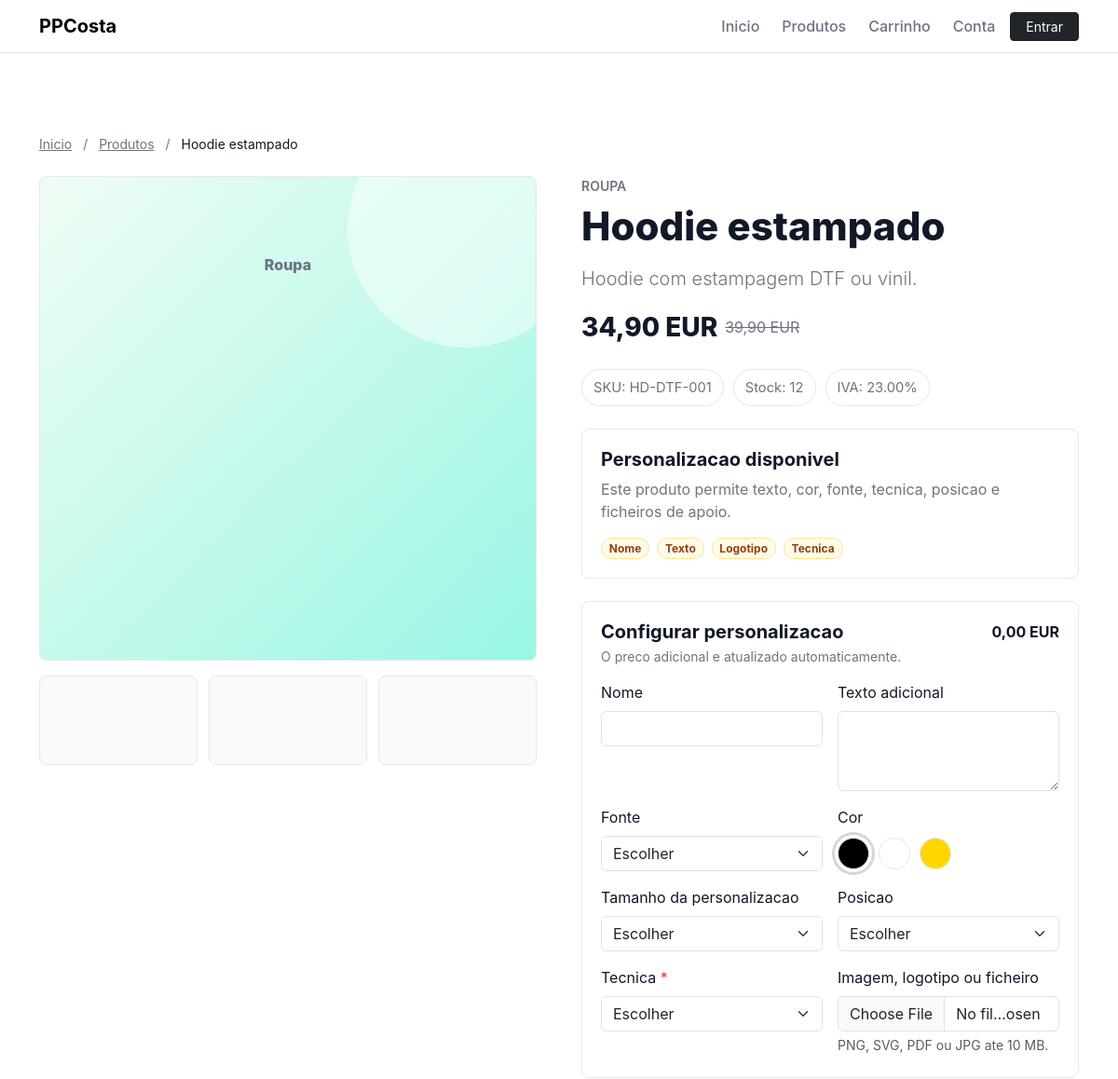
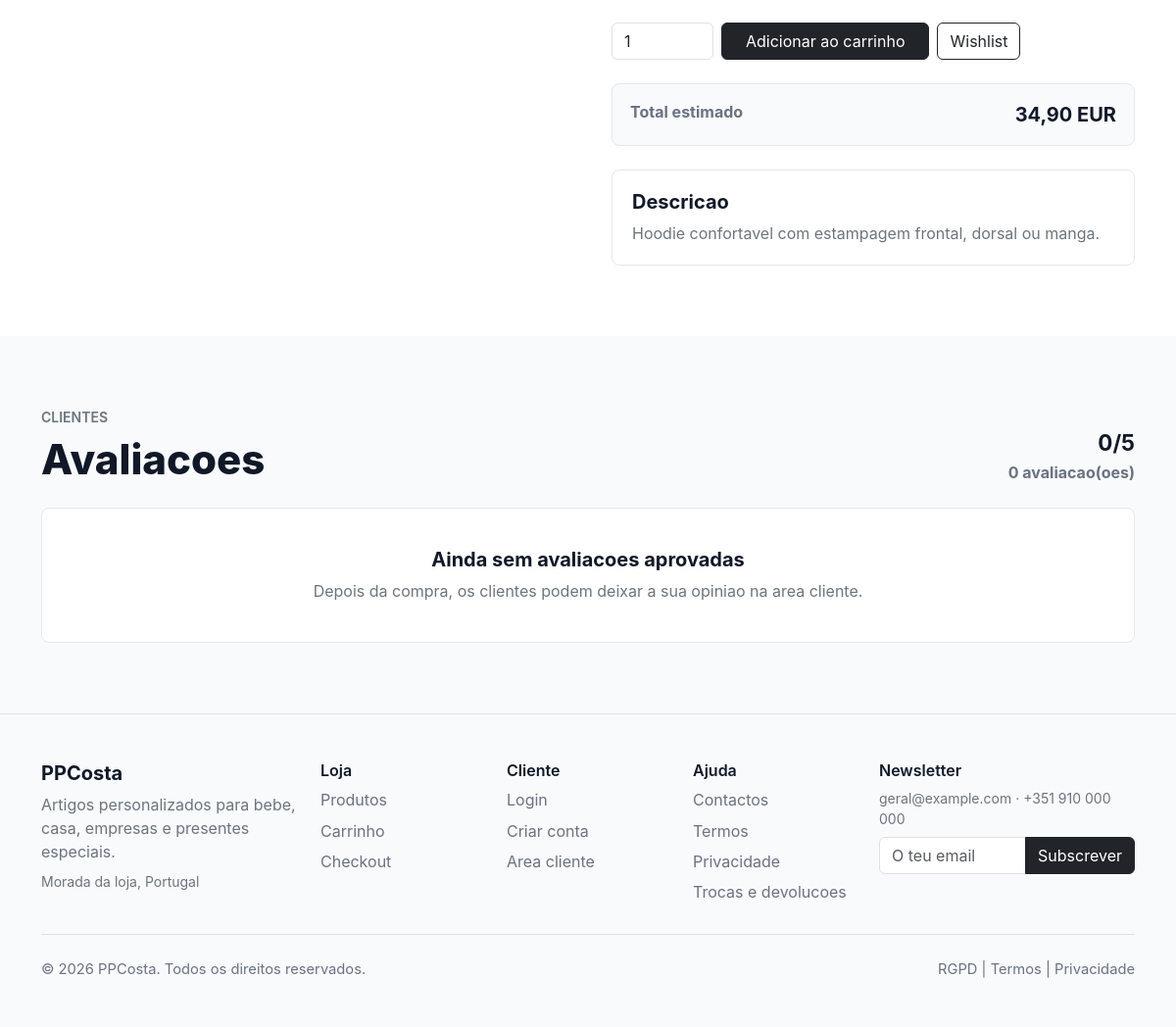
The app's page /produto/hoodie-estampado with its own data (2 pictures, top to bottom).
### tables this page shows
CREATE TABLE products (
    id BIGINT UNSIGNED AUTO_INCREMENT PRIMARY KEY,
    brand_id BIGINT UNSIGNED NULL,
    supplier_id BIGINT UNSIGNED NULL,
    tax_rate_id BIGINT UNSIGNED NOT NULL,
    name VARCHAR(190) NOT NULL,
    slug VARCHAR(210) NOT NULL,
    short_description TEXT NULL,
    long_description MEDIUMTEXT NULL,
    sku VARCHAR(100) NOT NULL,
    ean VARCHAR(40) NULL,
    price DECIMAL(12,2) NOT NULL,
    sale_price DECIMAL(12,2) NULL,
    cost_price DECIMAL(12,2) NULL,
    stock INT NOT NULL DEFAULT 0,
    stock_minimum INT NOT NULL DEFAULT 0,
    weight_grams INT NULL,
    width_mm INT NULL,
    height_mm INT NULL,
    depth_mm INT NULL,
    video_url VARCHAR(255) NULL,
    is_active TINYINT(1) NOT NULL DEFAULT 1,
    is_new TINYINT(1) NOT NULL DEFAULT 0,
    is_featured TINYINT(1) NOT NULL DEFAULT 0,
    is_on_sale TINYINT(1) NOT NULL DEFAULT 0,
    is_best_seller TINYINT(1) NOT NULL DEFAULT 0,
    is_personalizable TINYINT(1) NOT NULL DEFAULT 0,
    meta_title VARCHAR(190) NULL,
    meta_description VARCHAR(255) NULL,
    canonical_url VARCHAR(255) NULL,
    created_at TIMESTAMP NOT NULL DEFAULT CURRENT_TIMESTAMP,
    updated_at TIMESTAMP NOT NULL DEFAULT CURRENT_TIMESTAMP ON UPDATE CURRENT_TIMESTAMP,
    UNIQUE KEY uq_products_slug (slug),
    UNIQUE KEY uq_products_sku (sku),
    KEY idx_products_flags (is_active, is_featured, is_new, is_on_sale, is_best_seller),
    KEY idx_products_brand (brand_id),
    KEY idx_products_supplier (supplier_id),
    FULLTEXT KEY ft_products_search (name, short_description, long_description, sku),
    CONSTRAINT fk_products_brand FOREIGN KEY (brand_id) REFERENCES brands(id) ON DELETE SET NULL,
    CONSTRAINT fk_products_supplier FOREIGN KEY (supplier_id) REFERENCES suppliers(id) ON DELETE SET NULL,
    CONSTRAINT fk_products_tax_rate FOREIGN KEY (tax_rate_id) REFERENCES tax_rates(id),
    CHECK (price >= 0),
    CHECK (sale_price IS NULL OR sale_price >= 0),
    CHECK (stock >= 0)
);

CREATE TABLE categories (
    id BIGINT UNSIGNED AUTO_INCREMENT PRIMARY KEY,
    parent_id BIGINT UNSIGNED NULL,
    name VARCHAR(160) NOT NULL,
    slug VARCHAR(180) NOT NULL,
    description TEXT NULL,
    image_path VARCHAR(255) NULL,
    sort_order INT NOT NULL DEFAULT 0,
    is_active TINYINT(1) NOT NULL DEFAULT 1,
    meta_title VARCHAR(190) NULL,
    meta_description VARCHAR(255) NULL,
    created_at TIMESTAMP NOT NULL DEFAULT CURRENT_TIMESTAMP,
    updated_at TIMESTAMP NOT NULL DEFAULT CURRENT_TIMESTAMP ON UPDATE CURRENT_TIMESTAMP,
    UNIQUE KEY uq_categories_slug (slug),
    KEY idx_categories_parent (parent_id),
    KEY idx_categories_active_sort (is_active, sort_order),
    CONSTRAINT fk_categories_parent FOREIGN KEY (parent_id) REFERENCES categories(id) ON DELETE SET NULL
);

CREATE TABLE tax_rates (
    id BIGINT UNSIGNED AUTO_INCREMENT PRIMARY KEY,
    name VARCHAR(120) NOT NULL,
    rate DECIMAL(5,2) NOT NULL,
    country_code CHAR(2) NOT NULL DEFAULT 'PT',
    is_default TINYINT(1) NOT NULL DEFAULT 0,
    is_active TINYINT(1) NOT NULL DEFAULT 1,
    CHECK (rate >= 0)
);

CREATE TABLE product_personalizations (
    id BIGINT UNSIGNED AUTO_INCREMENT PRIMARY KEY,
    product_id BIGINT UNSIGNED NOT NULL,
    personalization_type_id BIGINT UNSIGNED NOT NULL,
    label VARCHAR(160) NOT NULL,
    min_length INT NULL,
    max_length INT NULL,
    allowed_file_types VARCHAR(190) NULL,
    max_file_bytes INT NULL,
    base_extra_price DECIMAL(12,2) NOT NULL DEFAULT 0,
    sort_order INT NOT NULL DEFAULT 0,
    is_required TINYINT(1) NOT NULL DEFAULT 0,
    is_active TINYINT(1) NOT NULL DEFAULT 1,
    KEY idx_product_personalizations_product (product_id, is_active),
    CONSTRAINT fk_product_personalizations_product FOREIGN KEY (product_id) REFERENCES products(id) ON DELETE CASCADE,
    CONSTRAINT fk_product_personalizations_type FOREIGN KEY (personalization_type_id) REFERENCES personalization_types(id),
    CHECK (base_extra_price >= 0)
);

CREATE TABLE personalization_types (
    id BIGINT UNSIGNED AUTO_INCREMENT PRIMARY KEY,
    name VARCHAR(120) NOT NULL,
    slug VARCHAR(140) NOT NULL,
    input_type ENUM('text','textarea','select','color','font','file','position','technique') NOT NULL,
    is_required TINYINT(1) NOT NULL DEFAULT 0,
    is_active TINYINT(1) NOT NULL DEFAULT 1,
    UNIQUE KEY uq_personalization_types_slug (slug)
);

CREATE TABLE personalization_options (
    id BIGINT UNSIGNED AUTO_INCREMENT PRIMARY KEY,
    personalization_type_id BIGINT UNSIGNED NOT NULL,
    label VARCHAR(160) NOT NULL,
    value VARCHAR(190) NOT NULL,
    extra_price DECIMAL(12,2) NOT NULL DEFAULT 0,
    color_hex CHAR(7) NULL,
    sort_order INT NOT NULL DEFAULT 0,
    is_active TINYINT(1) NOT NULL DEFAULT 1,
    KEY idx_personalization_options_type (personalization_type_id, is_active),
    CONSTRAINT fk_personalization_options_type FOREIGN KEY (personalization_type_id) REFERENCES personalization_types(id) ON DELETE CASCADE,
    CHECK (extra_price >= 0)
);

### produto-detalhe.php (the view, shortened to what the rows shown need)
<?php
require_once __DIR__ . '/includes/personalization.php';
$slug = trim($_GET['slug'] ?? '');
$product = $slug !== '' ? catalog_product_by_slug($slug) : null;
    ?>
    <?php
$personalizationRules = !empty($product['is_personalizable'])
    ? personalization_rules_for_product((int) $product['id'])
    : [];
require_once __DIR__ . '/includes/header.php';
?>
<section class="product-detail section-pad">
    <div class="container">
        <nav class="small mb-4" aria-label="Breadcrumb">
            <a class="text-secondary" href="<?= e(url()) ?>">Inicio</a>
            <span class="text-secondary mx-2">/</span>
            <a class="text-secondary" href="<?= e(url('produto.php')) ?>">Produtos</a>
            <span class="text-secondary mx-2">/</span>
            <span><?= e($product['name']) ?></span>
        </nav>
        <div class="row g-5">
            <div class="col-lg-6">
                <div class="product-gallery-main <?= e($product['media_class'] ?? 'product-mug') ?>" data-personalization-preview>
                    <span data-preview-product><?= e($product['category_name'] ?? 'Produto') ?></span>
                </div>
            </div>
            <div class="col-lg-6">
                <p class="text-uppercase text-secondary fw-semibold small mb-2"><?= e($product['category_name'] ?? 'Catalogo') ?></p>
                <h1 class="section-title mb-3"><?= e($product['name']) ?></h1>
                <p class="text-secondary lead"><?= e($product['short_description'] ?? '') ?></p>
                <div class="d-flex align-items-center gap-2 mb-4">
                    <span class="price fs-3"><?= e(format_price((float) $product['final_price'])) ?></span>
                    <?php if (!empty($product['sale_price'])): ?>
                        <span class="old-price"><?= e(format_price((float) $product['price'])) ?></span>
                    <?php endif; ?>
                </div>
                <div class="product-meta mb-4">
                    <span>SKU: <?= e($product['sku']) ?></span>
                    <span>Stock: <?= e((string) $product['stock']) ?></span>
                    <span>IVA: <?= e((string) ($product['tax_rate'] ?? '23.00')) ?>%</span>
                </div>
                <?php if (!empty($product['is_personalizable'])): ?>
                    <div class="personalization-preview mb-4">
                        <h2 class="h5 fw-bold">Personalizacao disponivel</h2>
                        <p class="text-secondary mb-3">Este produto permite texto, cor, fonte, tecnica, posicao e ficheiros de apoio.</p>
                        <div class="d-flex flex-wrap gap-2">
                        </div>
                    </div>
                <?php endif; ?>
                <form class="product-buy-box" method="post" action="<?= e(url('carrinho.php')) ?>" enctype="multipart/form-data" data-personalization-form data-product-price="<?= e((string) $product['final_price']) ?>" data-product-id="<?= e((string) $product['id']) ?>">
                    <?php if ($personalizationRules !== []): ?>
                        <div class="personalization-editor mb-4">
                            <div class="d-flex justify-content-between align-items-start gap-3 mb-3">
                                <div>
                                    <h2 class="h5 fw-bold mb-1">Configurar personalizacao</h2>
                                </div>
                            </div>
                            <div class="row g-3">
                                <?php foreach ($personalizationRules as $rule): ?>
                                    <?php $fieldName = 'personalization[' . $rule['slug'] . ']'; ?>
                                    <div class="col-md-6">
                                        <label class="form-label" for="personalization-<?= e($rule['slug']) ?>">
                                            <?= e($rule['label']) ?>
                                            <?php if (!empty($rule['is_required'])): ?>
                                                <span class="text-danger">*</span>
                                            <?php endif; ?>
                                        </label>
                                        <?php if (in_array($rule['input_type'], ['select', 'font', 'position', 'technique'], true)): ?>
                                            <select class="form-select" id="personalization-<?= e($rule['slug']) ?>" name="<?= e($fieldName) ?>" data-personalization-field data-preview-field="<?= e($rule['slug']) ?>" <?= !empty($rule['is_required']) ? 'required' : '' ?>>
                                                <option value="">Escolher</option>
                                            </select>
                                        <?php elseif ($rule['input_type'] === 'color'): ?>
                                            <div class="color-choice-group" data-personalization-field-group>
                                                <?php foreach ($rule['options'] as $index => $option): ?>
                                                    <label class="color-choice" title="<?= e($option['label']) ?>">
                                                        <span style="background: <?= e($option['value']) ?>"></span>
                                                    </label>
                                                <?php endforeach; ?>
                                            </div>
                                        <?php elseif ($rule['input_type'] === 'textarea'): ?>
                                            <textarea class="form-control" id="personalization-<?= e($rule['slug']) ?>" name="<?= e($fieldName) ?>" rows="3" maxlength="<?= e((string) ($rule['max_length'] ?? 120)) ?>" data-personalization-field data-preview-field="<?= e($rule['slug']) ?>" data-base-extra-price="<?= e((string) $rule['base_extra_price']) ?>"></textarea>
                                        <?php elseif ($rule['input_type'] === 'file'): ?>
                                            <input class="form-control" id="personalization-<?= e($rule['slug']) ?>" name="personalization_file" type="file" accept=".png,.svg,.pdf,.jpg,.jpeg" data-personalization-file data-base-extra-price="<?= e((string) $rule['base_extra_price']) ?>">
                                            <div class="form-text">PNG, SVG, PDF ou JPG ate <?= e((string) round(((int) ($rule['max_file_bytes'] ?? MAX_UPLOAD_BYTES)) / 1024 / 1024)) ?> MB.</div>
                                        <?php else: ?>
                                            <input class="form-control" id="personalization-<?= e($rule['slug']) ?>" name="<?= e($fieldName) ?>" type="text" maxlength="<?= e((string) ($rule['max_length'] ?? 80)) ?>" data-personalization-field data-preview-field="<?= e($rule['slug']) ?>" data-base-extra-price="<?= e((string) $rule['base_extra_price']) ?>" <?= !empty($rule['is_required']) ? 'required' : '' ?>>
                                        <?php endif; ?>
                                    </div>
                                <?php endforeach; ?>
                            </div>
                        </div>
                    <?php endif; ?>
                    <div class="d-flex flex-column flex-sm-row gap-2 mb-4">
                    </div>
                    <div class="total-preview mb-4">
                    </div>
                </form>
                <div class="product-description">
                    <h2 class="h5 fw-bold">Descricao</h2>
                    <p class="text-secondary mb-0"><?= e($product['long_description'] ?? $product['short_description'] ?? '') ?></p>
                </div>
            </div>
        </div>
    </div>
</section>
<section class="section-pad surface-section">
    <div class="container">
        <div class="d-flex flex-column flex-md-row justify-content-between gap-3 mb-4">
            <div>
                <h2 class="section-title mb-0">Avaliacoes</h2>
            </div>
        </div>
    </div>
</section>
<?php require_once __DIR__ . '/includes/footer.php'; ?>

### records on screen
products: name "Hoodie estampado", categories.name "Roupa", categories.name "ROUPA", short_description "Hoodie com estampagem DTF ou vinil.", price "39,90 EUR", sku "HD-DTF-001", stock "12", tax_rate.rate "23.00", long_description "Hoodie confortavel com estampagem frontal, dorsal ou manga."
product_personalizations: label "Nome"
product_personalizations: label "Texto adicional"
product_personalizations: label "Fonte"
product_personalizations: label "Cor"
product_personalizations: label "Tamanho da personalizacao"
product_personalizations: label "Posicao"
product_personalizations: label "Tecnica"
product_personalizations: label "Imagem, logotipo ou ficheiro", max_file_bytes "10"

### other values on screen
APP_NAME "PPCosta"
format_price((float) $product['final_price']) "34,90 EUR"
$product['technique'] "Tecnica"
$reviewSummary['average'] "0"
$reviewSummary['count'] "0"
$footerStoreName "PPCosta"
$footerSettings['store_address'] "Morada da loja, Portugal"
$footerSettings['store_email'] "geral@example.com"
$footerSettings['store_phone'] "+351 910 000 000"
